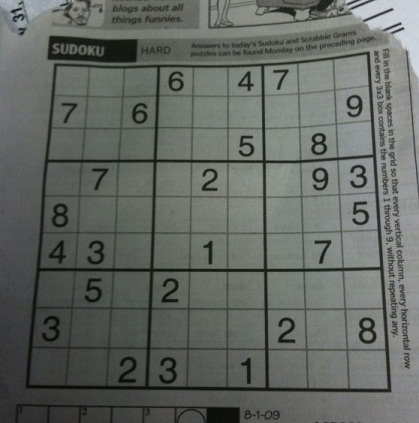
#> input picture src/sudoku.jpg, 419 x 423 px
$ jupyter execute parse_image.ipynb
#> lines starting #> are read from the running program, lines starting #| are printed output that depends on the picture; after the words box and inside, x2 and y2 are one past the last pixel; in counts of white or black regions, pixels touching at a corner belong together
[cell 1]
import numpy as np
import cv2 as cv
import matplotlib.pyplot as plt

[cell 2]
img = cv.imread("sudoku.jpg", 0)
#> img: shape (423, 419); min 5, max 218, mean 101.9
plt.imshow(img, cmap="gray")

[cell 3]
blurred_img = cv.GaussianBlur(img.copy(), (11,11), 0)
plt.imshow(blurred_img, cmap='gray')

[cell 4]
th = cv.adaptiveThreshold(blurred_img, 255, cv.ADAPTIVE_THRESH_MEAN_C, cv.THRESH_BINARY, 11, 2)
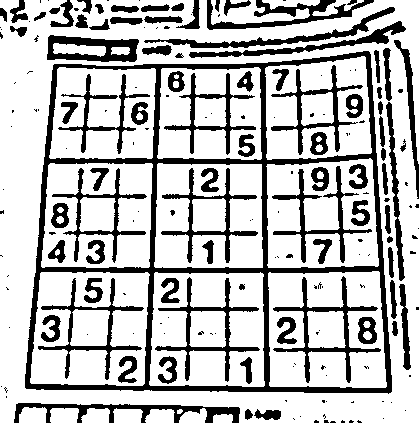
#> th: shape (423, 419); 73.9% white; 192 black regions (109 under 20 px), largest, box (x1, y1, x2, y2) and area: (25, 51, 392, 394) 13332, (273, 276, 381, 383) 1684, (14, 403, 240, 423) 1627
plt.imshow(th, cmap='gray')

[cell 5]
neg = cv.bitwise_not(th)
plt.imshow(neg, cmap='gray')

[cell 6]
# dilate to fill in cracks
kernel = np.array([[0., 1., 0.], [1., 1., 1.],[0., 1., 0.]], np.uint8)
dilated = cv.dilate(neg, kernel)
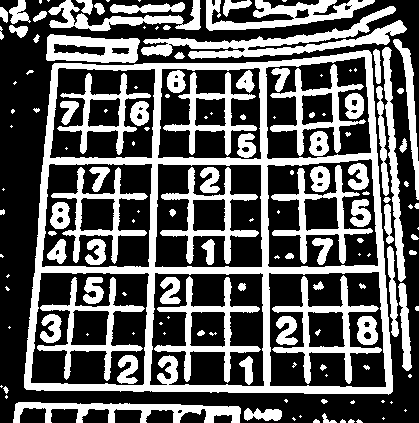
#> dilated: shape (423, 419); 37.4% white; 151 white regions (62 under 20 px)
plt.imshow(dilated, cmap='gray')

[cell 7]
# find the contours from the thresholded image
color_img = cv.imread("sudoku.jpg")
#> color_img is the input picture: shape (423, 419, 3); mean B, G, R 98.9, 103.6, 99.4
contours, hierarchy = cv.findContours(dilated, cv.RETR_EXTERNAL, cv.CHAIN_APPROX_SIMPLE)
#> contours = 72 contours, 41 with area under 20; largest, box (x1, y1, x2, y2) and area: (24, 50, 393, 395) 113594, (141, 6, 407, 59) 3412, (46, 34, 140, 63) 2121, (206, 0, 375, 31) 2098, (13, 402, 241, 423) 1928
contours = sorted(contours, key=cv.contourArea, reverse=True)
drawn_contours = cv.drawContours(color_img, contours, -1, (0,255,0), 3)
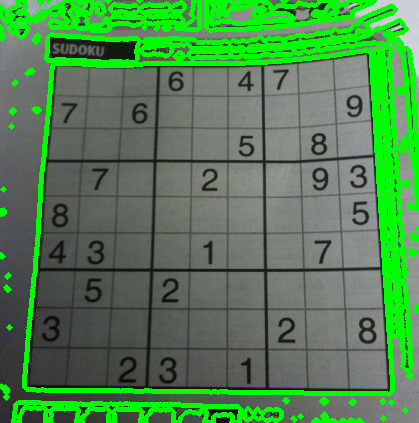
#> drawn_contours: shape (423, 419, 3); mean B, G, R 80.5, 131, 80.8
plt.imshow(drawn_contours)

[cell 8]
puzzle_contour = None

for c in contours:
    perimeter = cv.arcLength(c, True)
    approx = cv.approxPolyDP(c, 0.015 * perimeter, True)
    if len(approx) == 4:
        puzzle_contour = approx
        break
#> this loop made 1 pass
#> (perimeter, puzzle_contour) on pass 1: (1390.5, [[370, 52], [54, 63], [24, 387], [390, 393]])

if puzzle_contour is None:
    print("error")
else:
    color_img = cv.imread("sudoku.jpg")
    drawn_contours = cv.drawContours(color_img, [puzzle_contour], -1, (0,255,0), 3)
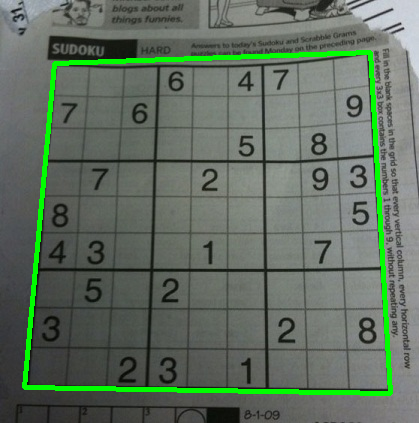
#> drawn_contours: shape (423, 419, 3); mean B, G, R 96.2, 110.4, 96.7
    plt.imshow(drawn_contours)

[cell 9]
corner_img = color_img.copy()
for point in puzzle_contour.reshape(4,2):
    corner_img = cv.circle(corner_img, (point[0], point[1]), radius=10, color=(255,0,0), thickness=-1)
#> this loop made 4 passes
#> point on passes 1 to 4: [370, 52], [54, 63], [24, 387], [390, 393]
#> pass 1, `corner_img = cv.circle(corner_img, (point[0], point[1]), radius=10, co..`:
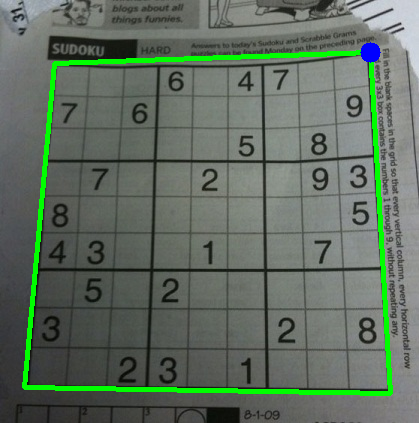
#> corner_img: shape (423, 419, 3); 0.18% of pixels changed, all inside (x1, y1, x2, y2) = (360, 42, 381, 63)
#> after the loop:
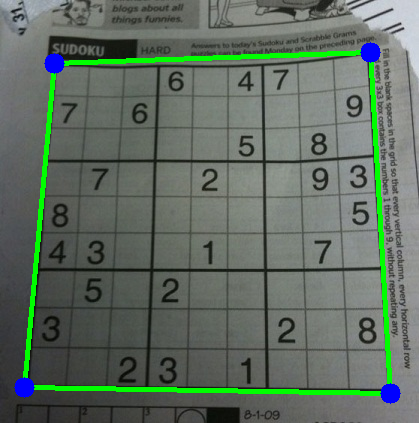
#> corner_img: shape (423, 419, 3); mean B, G, R 97.6, 109.4, 96.2
plt.imshow(corner_img)

[cell 10]
# need to crop and fix skew on image

# order points
def order_points(pts):
    # points will be ordered clockwise starting from top left
    rect = np.zeros((4,2), dtype="float32")

    # top left will have smallest sum
    # bottom right will have largest sum
    point_sums = pts.sum(axis = 1)
#> point_sums = [422, 117, 411, 783]
    rect[0] = pts[np.argmin(point_sums)]
    rect[2] = pts[np.argmax(point_sums)]

    # top right will have smallest difference
    # bottom left will have largest difference
    point_diffs = np.diff(pts, axis = 1)
#> point_diffs = [-318, 9, 363, 3]
    rect[1] = pts[np.argmin(point_diffs)]
    rect[3] = pts[np.argmax(point_diffs)]

    return rect

[cell 11]
print(order_points(puzzle_contour.reshape(4,2)))
#| [[ 54.  63.]
#|  [370.  52.]
#|  [390. 393.]
#|  [ 24. 387.]]

[cell 12]
cv.norm((54,63), (370, 52), cv.NORM_L2)

[cell 13]
def four_point_transform(image, pts):
    rect = order_points(pts)
#> rect = [[54, 63], [370, 52], [390, 393], [24, 387]]
    (tl, tr, bl, br) = rect
#> tl = [54, 63]; tr = [370, 52]; bl = [390, 393]; br = [24, 387]

    max_width = max(int(cv.norm(tl, tr, cv.NORM_L2)),
                    int(cv.norm(bl, br, cv.NORM_L2)))
#> max_width = 366

    max_height = max(int(cv.norm(tl, bl, cv.NORM_L2)),
                    int(cv.norm(tr, br, cv.NORM_L2)))
#> max_height = 481

    dst = np.array([
        [0, 0],
        [max_width-1, 0],
        [max_width-1, max_height-1],
        [0, max_height-1]], dtype="float32")
#> dst = [[0, 0], [365, 0], [365, 480], [0, 480]]

    M = cv.getPerspectiveTransform(rect, dst)
#> M = [[1.27, 0.117, -75.87], [0.0623, 1.79, -116.1], [0.000182, 0.000515, 1]]
    print(M)
#| [[ 1.26801279e+00  1.17408591e-01 -7.58694317e+01]
#|  [ 6.22697701e-02  1.78884067e+00 -1.16059530e+02]
#|  [ 1.82384867e-04  5.14724427e-04  1.00000000e+00]]
    result = cv.warpPerspective(image, M, (max_width, max_height))
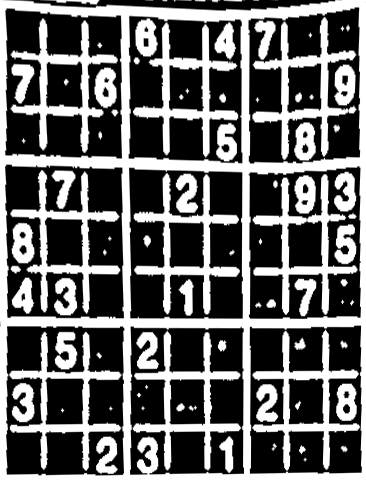
#> result: shape (481, 366); min 0, max 255, mean 101.5
    return result

[cell 14]
cropped_img = four_point_transform(dilated, puzzle_contour.reshape(4,2))
plt.imshow(cropped_img, cmap="gray")

[cell 15]
strideY = cropped_img.shape[0] // 9
#> strideY = 53
strideX = cropped_img.shape[1] // 9
#> strideX = 40
plt.imshow(cropped_img[strideY*1:strideY*2, strideX*0:strideX*1], cmap='gray')
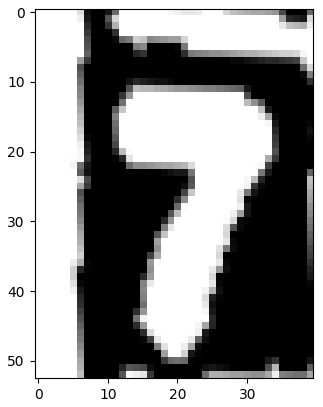
#> figure drawn by matplotlib, 1 panel

[cell 16]
cell = cropped_img[strideY*1:strideY*2, strideX*0:strideX*1]
plt.imshow(cell, cmap='gray')

[cell 17]
from skimage.segmentation import clear_border

[cell 18]
cell = clear_border(cell)
plt.imshow(cell, cmap='gray')

[cell 19]
cnts, _ = cv.findContours(cell.copy(), cv.RETR_EXTERNAL, cv.CHAIN_APPROX_SIMPLE)
#> cnts = 7 contours, 6 with area under 20; largest, box (x1, y1, x2, y2) and area: (11, 10, 35, 51) 536

c = max(cnts, key=cv.contourArea)
#> c = contour of 57 points, box (x1, y1, x2, y2) (11, 10, 35, 51), area 536
mask = np.zeros(cell.shape, dtype="uint8")
plt.imshow(cv.drawContours(mask, [c], -1, 255, -1), cmap='gray')
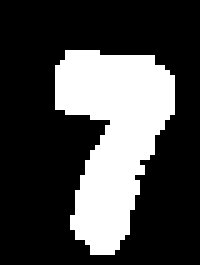
#> mask: shape (53, 40) (shown 5 times larger); 28% white; 1 white region, box (x1, y1, x2, y2) and area: (11, 10, 35, 51) 593

[cell 20]
(h, w) = cell.shape
#> h = 53; w = 40
percentFilled = cv.countNonZero(mask) / float(w*h)
#> percentFilled = 0.28

print(percentFilled < 0.03)
#| False

digit = cv.bitwise_and(cell, cell, mask=mask)
plt.imshow(digit, cmap='gray')

[cell 21]
digit = cv.resize(digit, (28,28))
#> digit: shape (28, 28)
plt.imshow(digit, cmap='gray')

[cell 22]
from PIL import Image

[cell 23]
export_array = cv.bitwise_not(digit)
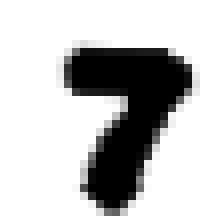
#> export_array: shape (28, 28) (shown 8 times larger); min 0, max 255, mean 196.4
export = Image.fromarray(export_array)
export.save("seven.bmp")
